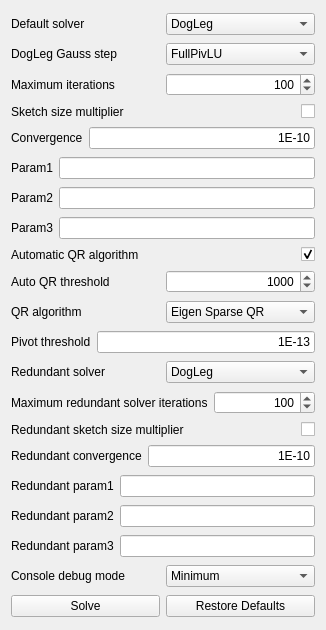
<?xml version="1.0" encoding="UTF-8"?>
<ui version="4.0">
 <class>TaskSketcherSolverAdvanced</class>
 <widget class="QWidget" name="TaskSketcherSolverAdvanced">
  <property name="geometry">
   <rect>
    <x>0</x>
    <y>0</y>
    <width>326</width>
    <height>630</height>
   </rect>
  </property>
  <property name="windowTitle">
   <string>Form</string>
  </property>
  <layout class="QVBoxLayout" name="verticalLayout">
   <item>
    <layout class="QHBoxLayout" name="horizontalLayout_4">
     <item>
      <widget class="QLabel" name="labelDefaultSolver">
       <property name="toolTip">
        <string>Default algorithm used for solving the sketch</string>
       </property>
       <property name="text">
        <string>Default solver</string>
       </property>
      </widget>
     </item>
     <item>
      <widget class="Gui::PrefComboBox" name="comboBoxDefaultSolver">
       <property name="toolTip">
        <string>Solver used for solving the geometry.
LevenbergMarquardt and DogLeg are trust region optimization algorithms.
BFGS solver uses the Broyden–Fletcher–Goldfarb–Shanno algorithm.</string>
       </property>
       <property name="currentIndex">
        <number>2</number>
       </property>
       <property name="prefEntry" stdset="0">
        <cstring>DefaultSolver</cstring>
       </property>
       <property name="prefPath" stdset="0">
        <cstring>Mod/Sketcher/SolverAdvanced</cstring>
       </property>
       <item>
        <property name="text">
         <string>BFGS</string>
        </property>
       </item>
       <item>
        <property name="text">
         <string>LevenbergMarquardt</string>
        </property>
       </item>
       <item>
        <property name="text">
         <string>DogLeg</string>
        </property>
       </item>
      </widget>
     </item>
    </layout>
   </item>
   <item>
    <layout class="QHBoxLayout" name="horizontalLayout_4_2">
     <item>
      <widget class="QLabel" name="labelDogLegGaussStep">
       <property name="toolTip">
        <string>Type of function to apply in DogLeg for the Gauss step</string>
       </property>
       <property name="text">
        <string>DogLeg Gauss step</string>
       </property>
      </widget>
     </item>
     <item>
      <widget class="Gui::PrefComboBox" name="comboBoxDogLegGaussStep">
       <property name="toolTip">
        <string>Step type used in the DogLeg algorithm</string>
       </property>
       <property name="currentIndex">
        <number>0</number>
       </property>
       <property name="prefEntry" stdset="0">
        <cstring>DogLegGaussStep</cstring>
       </property>
       <property name="prefPath" stdset="0">
        <cstring>Mod/Sketcher/SolverAdvanced</cstring>
       </property>
       <item>
        <property name="text">
         <string>FullPivLU</string>
        </property>
       </item>
       <item>
        <property name="text">
         <string>LeastNorm-FullPivLU</string>
        </property>
       </item>
       <item>
        <property name="text">
         <string>LeastNorm-LDLT</string>
        </property>
       </item>
      </widget>
     </item>
    </layout>
   </item>
   <item>
    <layout class="QHBoxLayout" name="horizontalLayout_2">
     <item>
      <widget class="QLabel" name="labelMaxIter">
       <property name="toolTip">
        <string>Maximum number of iterations of the default algorithm</string>
       </property>
       <property name="text">
        <string>Maximum iterations</string>
       </property>
      </widget>
     </item>
     <item>
      <widget class="Gui::PrefSpinBox" name="spinBoxMaxIter">
       <property name="toolTip">
        <string>Maximum iterations to find convergence before solver is stopped</string>
       </property>
       <property name="alignment">
        <set>Qt::AlignRight|Qt::AlignTrailing|Qt::AlignVCenter</set>
       </property>
       <property name="maximum">
        <number>999</number>
       </property>
       <property name="value">
        <number>100</number>
       </property>
       <property name="prefEntry" stdset="0">
        <cstring>MaxIter</cstring>
       </property>
       <property name="prefPath" stdset="0">
        <cstring>Mod/Sketcher/SolverAdvanced</cstring>
       </property>
      </widget>
     </item>
    </layout>
   </item>
   <item>
    <layout class="QHBoxLayout" name="horizontalLayout_3">
     <item>
      <widget class="QLabel" name="labelSketchSizeMultiplier">
       <property name="toolTip">
        <string>Scales the maximum iteration count based on the sketch size</string>
       </property>
       <property name="text">
        <string>Sketch size multiplier</string>
       </property>
      </widget>
     </item>
     <item>
      <widget class="Gui::PrefCheckBox" name="checkBoxSketchSizeMultiplier">
       <property name="sizePolicy">
        <sizepolicy hsizetype="Minimum" vsizetype="Fixed">
         <horstretch>0</horstretch>
         <verstretch>0</verstretch>
        </sizepolicy>
       </property>
       <property name="toolTip">
        <string>Scales the maximum iteration count based on the number of parameters</string>
       </property>
       <property name="layoutDirection">
        <enum>Qt::RightToLeft</enum>
       </property>
       <property name="text">
        <string/>
       </property>
       <property name="prefEntry" stdset="0">
        <cstring>SketchSizeMultiplier</cstring>
       </property>
       <property name="prefPath" stdset="0">
        <cstring>Mod/Sketcher/SolverAdvanced</cstring>
       </property>
      </widget>
     </item>
    </layout>
   </item>
   <item>
    <layout class="QHBoxLayout" name="horizontalLayout_9">
     <item>
      <widget class="QLabel" name="labelSolverConvergence">
       <property name="toolTip">
        <string>Error threshold under which convergence is reached</string>
       </property>
       <property name="text">
        <string>Convergence</string>
       </property>
      </widget>
     </item>
     <item>
      <widget class="Gui::PrefLineEdit" name="lineEditConvergence">
       <property name="toolTip">
        <string>Threshold for squared error that is used
to determine whether a solution converges or not</string>
       </property>
       <property name="layoutDirection">
        <enum>Qt::LeftToRight</enum>
       </property>
       <property name="text">
        <string notr="true">1E-10</string>
       </property>
       <property name="alignment">
        <set>Qt::AlignRight|Qt::AlignTrailing|Qt::AlignVCenter</set>
       </property>
       <property name="prefEntry" stdset="0">
        <cstring>Convergence</cstring>
       </property>
       <property name="prefPath" stdset="0">
        <cstring>Mod/Sketcher/SolverAdvanced</cstring>
       </property>
      </widget>
     </item>
    </layout>
   </item>
   <item>
    <layout class="QHBoxLayout" name="horizontalLayout_10">
     <item>
      <widget class="QLabel" name="labelSolverParam1">
       <property name="text">
        <string>Param1</string>
       </property>
      </widget>
     </item>
     <item>
      <widget class="Gui::PrefLineEdit" name="lineEditSolverParam1">
       <property name="alignment">
        <set>Qt::AlignRight|Qt::AlignTrailing|Qt::AlignVCenter</set>
       </property>
       <property name="prefEntry" stdset="0">
        <cstring>param</cstring>
       </property>
       <property name="prefPath" stdset="0">
        <cstring>Mod/Sketcher/SolverAdvanced</cstring>
       </property>
      </widget>
     </item>
    </layout>
   </item>
   <item>
    <layout class="QHBoxLayout" name="horizontalLayout_11">
     <item>
      <widget class="QLabel" name="labelSolverParam2">
       <property name="text">
        <string>Param2</string>
       </property>
      </widget>
     </item>
     <item>
      <widget class="Gui::PrefLineEdit" name="lineEditSolverParam2">
       <property name="alignment">
        <set>Qt::AlignRight|Qt::AlignTrailing|Qt::AlignVCenter</set>
       </property>
       <property name="prefEntry" stdset="0">
        <cstring>param</cstring>
       </property>
       <property name="prefPath" stdset="0">
        <cstring>Mod/Sketcher/SolverAdvanced</cstring>
       </property>
      </widget>
     </item>
    </layout>
   </item>
   <item>
    <layout class="QHBoxLayout" name="horizontalLayout_12">
     <item>
      <widget class="QLabel" name="labelSolverParam3">
       <property name="text">
        <string>Param3</string>
       </property>
      </widget>
     </item>
     <item>
      <widget class="Gui::PrefLineEdit" name="lineEditSolverParam3">
       <property name="alignment">
        <set>Qt::AlignRight|Qt::AlignTrailing|Qt::AlignVCenter</set>
       </property>
       <property name="prefEntry" stdset="0">
        <cstring>param</cstring>
       </property>
       <property name="prefPath" stdset="0">
        <cstring>Mod/Sketcher/SolverAdvanced</cstring>
       </property>
      </widget>
     </item>
    </layout>
   </item>
   <item>
    <layout class="QHBoxLayout" name="horizontalLayout_32">
     <item>
      <widget class="QLabel" name="labelAutoChooseAlgo">
       <property name="toolTip">
        <string>Automatically select the QR algorithm based on number of dofs</string>
       </property>
       <property name="text">
        <string>Automatic QR algorithm</string>
       </property>
      </widget>
     </item>
     <item>
      <widget class="Gui::PrefCheckBox" name="checkBoxAutoChooseAlgo">
       <property name="sizePolicy">
        <sizepolicy hsizetype="Minimum" vsizetype="Fixed">
         <horstretch>0</horstretch>
         <verstretch>0</verstretch>
        </sizepolicy>
       </property>
       <property name="checked">
        <bool>true</bool>
       </property>
       <property name="toolTip">
        <string>Automatically select the QR algorithm based on number of dofs</string>
       </property>
       <property name="layoutDirection">
        <enum>Qt::RightToLeft</enum>
       </property>
       <property name="text">
        <string/>
       </property>
       <property name="prefEntry" stdset="0">
        <cstring>AutoChooseAlgo</cstring>
       </property>
       <property name="prefPath" stdset="0">
        <cstring>Mod/Sketcher/SolverAdvanced</cstring>
       </property>
      </widget>
     </item>
    </layout>
   </item>
   <item>
    <layout class="QHBoxLayout" name="horizontalLayout_62">
     <item>
      <widget class="QLabel" name="labelAutoQRThreshold">
       <property name="toolTip">
        <string>Maximum number of parameters before switching to sparse QR algorithm</string>
       </property>
       <property name="text">
        <string>Auto QR threshold</string>
       </property>
      </widget>
     </item>
     <item>
      <widget class="Gui::PrefSpinBox" name="spinBoxAutoQRThreshold">
       <property name="toolTip">
        <string>Maximum number of parameters before switching to sparse QR algorithm</string>
       </property>
       <property name="alignment">
        <set>Qt::AlignRight|Qt::AlignTrailing|Qt::AlignVCenter</set>
       </property>
       <property name="minimum">
        <number>0</number>
       </property>
       <property name="maximum">
        <number>10000000</number>
       </property>
       <property name="value">
        <number>1000</number>
       </property>
       <property name="prefEntry" stdset="0">
        <cstring>AutoQRThreshold</cstring>
       </property>
       <property name="prefPath" stdset="0">
        <cstring>Mod/Sketcher/SolverAdvanced</cstring>
       </property>
      </widget>
     </item>
    </layout>
   </item>
   <item>
    <layout class="QHBoxLayout" name="horizontalLayout">
     <item>
      <widget class="QLabel" name="labelQRAlgorithm">
       <property name="toolTip">
        <string>Algorithm used for the rank revealing QR decomposition</string>
       </property>
       <property name="text">
        <string>QR algorithm</string>
       </property>
      </widget>
     </item>
     <item>
      <widget class="Gui::PrefComboBox" name="comboBoxQRMethod">
       <property name="toolTip">
        <string>During diagnosing the QR rank of matrix is calculated.
Eigen Dense QR is a dense matrix QR with full pivoting; usually slower
Eigen Sparse QR algorithm is optimized for sparse matrices; usually faster</string>
       </property>
       <property name="currentIndex">
        <number>1</number>
       </property>
       <property name="prefEntry" stdset="0">
        <cstring>QRMethod</cstring>
       </property>
       <property name="prefPath" stdset="0">
        <cstring>Mod/Sketcher/SolverAdvanced</cstring>
       </property>
       <item>
        <property name="text">
         <string>Eigen Dense QR</string>
        </property>
       </item>
       <item>
        <property name="text">
         <string>Eigen Sparse QR</string>
        </property>
       </item>
      </widget>
     </item>
    </layout>
   </item>
   <item>
    <layout class="QHBoxLayout" name="horizontalLayout_18">
     <item>
      <widget class="QLabel" name="labelPivotThreshold">
       <property name="text">
        <string>Pivot threshold</string>
       </property>
      </widget>
     </item>
     <item>
      <widget class="Gui::PrefLineEdit" name="lineEditQRPivotThreshold">
       <property name="toolTip">
        <string>During a QR, values under the pivot threshold are treated as zero</string>
       </property>
       <property name="text">
        <string>1E-13</string>
       </property>
       <property name="alignment">
        <set>Qt::AlignRight|Qt::AlignTrailing|Qt::AlignVCenter</set>
       </property>
       <property name="prefEntry" stdset="0">
        <cstring>QRPivotThreshold</cstring>
       </property>
       <property name="prefPath" stdset="0">
        <cstring>Mod/Sketcher/SolverAdvanced</cstring>
       </property>
      </widget>
     </item>
    </layout>
   </item>
   <item>
    <layout class="QHBoxLayout" name="horizontalLayout_5">
     <item>
      <widget class="QLabel" name="labelRedundantSolver">
       <property name="toolTip">
        <string>Solving algorithm used to detect redundant constraints</string>
       </property>
       <property name="text">
        <string>Redundant solver</string>
       </property>
      </widget>
     </item>
     <item>
      <widget class="Gui::PrefComboBox" name="comboBoxRedundantDefaultSolver">
       <property name="toolTip">
        <string>Solver used to determine whether a group is redundant or conflicting</string>
       </property>
       <property name="currentIndex">
        <number>2</number>
       </property>
       <property name="prefEntry" stdset="0">
        <cstring>RedundantDefaultSolver</cstring>
       </property>
       <property name="prefPath" stdset="0">
        <cstring>Mod/Sketcher/SolverAdvanced</cstring>
       </property>
       <item>
        <property name="text">
         <string>BFGS</string>
        </property>
       </item>
       <item>
        <property name="text">
         <string>LevenbergMarquardt</string>
        </property>
       </item>
       <item>
        <property name="text">
         <string>DogLeg</string>
        </property>
       </item>
      </widget>
     </item>
    </layout>
   </item>
   <item>
    <layout class="QHBoxLayout" name="horizontalLayout_6">
     <item>
      <widget class="QLabel" name="labelRedundantSolverMaxIterations">
       <property name="toolTip">
        <string>Maximum number of iterations of the solver used to detect redundant constraints</string>
       </property>
       <property name="text">
        <string>Maximum redundant solver iterations</string>
       </property>
      </widget>
     </item>
     <item>
      <widget class="Gui::PrefSpinBox" name="spinBoxRedundantSolverMaxIterations">
       <property name="toolTip">
        <string>Same as 'Maximum iterations', but for redundant solving</string>
       </property>
       <property name="alignment">
        <set>Qt::AlignRight|Qt::AlignTrailing|Qt::AlignVCenter</set>
       </property>
       <property name="maximum">
        <number>999</number>
       </property>
       <property name="value">
        <number>100</number>
       </property>
       <property name="prefEntry" stdset="0">
        <cstring>RedundantSolverMaxIterations</cstring>
       </property>
       <property name="prefPath" stdset="0">
        <cstring>Mod/Sketcher/SolverAdvanced</cstring>
       </property>
      </widget>
     </item>
    </layout>
   </item>
   <item>
    <layout class="QHBoxLayout" name="horizontalLayout_7">
     <item>
      <widget class="QLabel" name="labelRedundantSketchSizeMultiplier">
       <property name="toolTip">
        <string>Multiplies the maximum iterations value for the redundant algorithm by the sketch size</string>
       </property>
       <property name="text">
        <string>Redundant sketch size multiplier</string>
       </property>
      </widget>
     </item>
     <item>
      <widget class="Gui::PrefCheckBox" name="checkBoxRedundantSketchSizeMultiplier">
       <property name="toolTip">
        <string>Same as 'Sketch size multiplier', but for redundant solving</string>
       </property>
       <property name="layoutDirection">
        <enum>Qt::RightToLeft</enum>
       </property>
       <property name="text">
        <string/>
       </property>
       <property name="prefEntry" stdset="0">
        <cstring>RedundantSketchSizeMultiplier</cstring>
       </property>
       <property name="prefPath" stdset="0">
        <cstring>Mod/Sketcher/SolverAdvanced</cstring>
       </property>
      </widget>
     </item>
    </layout>
   </item>
   <item>
    <layout class="QHBoxLayout" name="horizontalLayout_13">
     <item>
      <widget class="QLabel" name="labelRedundantConvergence">
       <property name="toolTip">
        <string>Error threshold under which convergence is reached for the solving of redundant constraints</string>
       </property>
       <property name="text">
        <string>Redundant convergence</string>
       </property>
      </widget>
     </item>
     <item>
      <widget class="Gui::PrefLineEdit" name="lineEditRedundantConvergence">
       <property name="toolTip">
        <string>Same as 'Convergence', but for redundant solving</string>
       </property>
       <property name="text">
        <string>1E-10</string>
       </property>
       <property name="alignment">
        <set>Qt::AlignRight|Qt::AlignTrailing|Qt::AlignVCenter</set>
       </property>
       <property name="prefEntry" stdset="0">
        <cstring>RedundantConvergence</cstring>
       </property>
       <property name="prefPath" stdset="0">
        <cstring>Mod/Sketcher/SolverAdvanced</cstring>
       </property>
      </widget>
     </item>
    </layout>
   </item>
   <item>
    <layout class="QHBoxLayout" name="horizontalLayout_14">
     <item>
      <widget class="QLabel" name="labelRedundantSolverParam1">
       <property name="text">
        <string>Redundant param1</string>
       </property>
      </widget>
     </item>
     <item>
      <widget class="Gui::PrefLineEdit" name="lineEditRedundantSolverParam1">
       <property name="alignment">
        <set>Qt::AlignRight|Qt::AlignTrailing|Qt::AlignVCenter</set>
       </property>
       <property name="prefEntry" stdset="0">
        <cstring>param</cstring>
       </property>
       <property name="prefPath" stdset="0">
        <cstring>Mod/Sketcher/SolverAdvanced</cstring>
       </property>
      </widget>
     </item>
    </layout>
   </item>
   <item>
    <layout class="QHBoxLayout" name="horizontalLayout_15">
     <item>
      <widget class="QLabel" name="labelRedundantSolverParam2">
       <property name="text">
        <string>Redundant param2</string>
       </property>
      </widget>
     </item>
     <item>
      <widget class="Gui::PrefLineEdit" name="lineEditRedundantSolverParam2">
       <property name="alignment">
        <set>Qt::AlignRight|Qt::AlignTrailing|Qt::AlignVCenter</set>
       </property>
       <property name="prefEntry" stdset="0">
        <cstring>param</cstring>
       </property>
       <property name="prefPath" stdset="0">
        <cstring>Mod/Sketcher/SolverAdvanced</cstring>
       </property>
      </widget>
     </item>
    </layout>
   </item>
   <item>
    <layout class="QHBoxLayout" name="horizontalLayout_16">
     <item>
      <widget class="QLabel" name="labelRedundantSolverParam3">
       <property name="text">
        <string>Redundant param3</string>
       </property>
      </widget>
     </item>
     <item>
      <widget class="Gui::PrefLineEdit" name="lineEditRedundantSolverParam3">
       <property name="alignment">
        <set>Qt::AlignRight|Qt::AlignTrailing|Qt::AlignVCenter</set>
       </property>
       <property name="prefEntry" stdset="0">
        <cstring>param</cstring>
       </property>
       <property name="prefPath" stdset="0">
        <cstring>Mod/Sketcher/SolverAdvanced</cstring>
       </property>
      </widget>
     </item>
    </layout>
   </item>
   <item>
    <layout class="QHBoxLayout" name="horizontalLayout_8">
     <item>
      <widget class="QLabel" name="labelDebugMode">
       <property name="toolTip">
        <string>Degree of verbosity of the debug output to the console</string>
       </property>
       <property name="text">
        <string>Console debug mode</string>
       </property>
      </widget>
     </item>
     <item>
      <widget class="Gui::PrefComboBox" name="comboBoxDebugMode">
       <property name="toolTip">
        <string>Verbosity of console output</string>
       </property>
       <property name="currentIndex">
        <number>1</number>
       </property>
       <property name="prefEntry" stdset="0">
        <cstring>DebugMode</cstring>
       </property>
       <property name="prefPath" stdset="0">
        <cstring>Mod/Sketcher/SolverAdvanced</cstring>
       </property>
       <item>
        <property name="text">
         <string>None</string>
        </property>
       </item>
       <item>
        <property name="text">
         <string>Minimum</string>
        </property>
       </item>
       <item>
        <property name="text">
         <string>Iteration level</string>
        </property>
       </item>
      </widget>
     </item>
    </layout>
   </item>
   <item>
    <layout class="QHBoxLayout" name="horizontalLayout_17">
     <item>
      <widget class="QPushButton" name="pushButtonSolve">
       <property name="text">
        <string>Solve</string>
       </property>
      </widget>
     </item>
     <item>
      <widget class="QPushButton" name="pushButtonDefaults">
       <property name="toolTip">
        <string>Resets all solver values to their default values</string>
       </property>
       <property name="text">
        <string>Restore Defaults</string>
       </property>
      </widget>
     </item>
    </layout>
   </item>
  </layout>
 </widget>
 <customwidgets>
  <customwidget>
   <class>Gui::PrefLineEdit</class>
   <extends>QLineEdit</extends>
   <header>Gui/PrefWidgets.h</header>
  </customwidget>
  <customwidget>
   <class>Gui::PrefComboBox</class>
   <extends>QComboBox</extends>
   <header>Gui/PrefWidgets.h</header>
  </customwidget>
  <customwidget>
   <class>Gui::PrefCheckBox</class>
   <extends>QCheckBox</extends>
   <header>Gui/PrefWidgets.h</header>
  </customwidget>
  <customwidget>
   <class>Gui::PrefSpinBox</class>
   <extends>QSpinBox</extends>
   <header>Gui/PrefWidgets.h</header>
  </customwidget>
 </customwidgets>
 <resources/>
 <connections/>
</ui>
